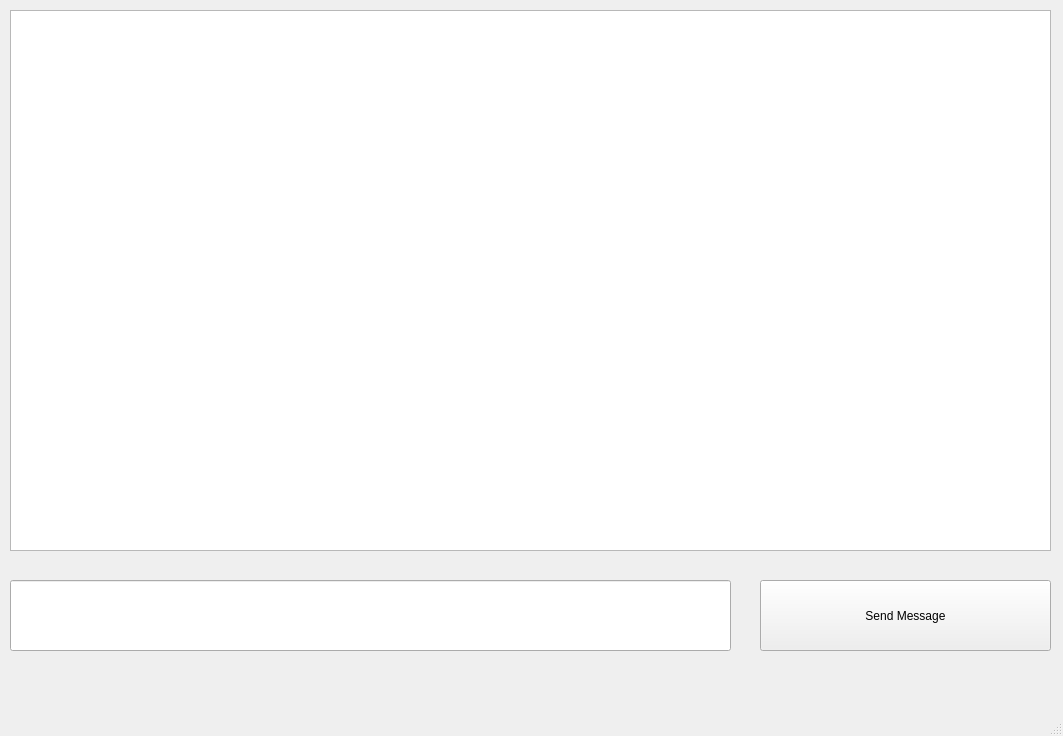
<?xml version="1.0" encoding="UTF-8"?>
<ui version="4.0">
 <class>MainWindow</class>
 <widget class="QMainWindow" name="MainWindow">
  <property name="geometry">
   <rect>
    <x>0</x>
    <y>0</y>
    <width>1063</width>
    <height>736</height>
   </rect>
  </property>
  <property name="windowTitle">
   <string>MainWindow</string>
  </property>
  <widget class="QWidget" name="centralwidget">
   <widget class="QTextEdit" name="textEdit">
    <property name="geometry">
     <rect>
      <x>10</x>
      <y>10</y>
      <width>1041</width>
      <height>541</height>
     </rect>
    </property>
    <property name="styleSheet">
     <string notr="true">font: 18pt &quot;MS Shell Dlg 2&quot;;</string>
    </property>
   </widget>
   <widget class="QLineEdit" name="lineEdit">
    <property name="geometry">
     <rect>
      <x>10</x>
      <y>580</y>
      <width>721</width>
      <height>71</height>
     </rect>
    </property>
    <property name="styleSheet">
     <string notr="true">font: 18pt &quot;MS Shell Dlg 2&quot;;</string>
    </property>
    <property name="text">
     <string/>
    </property>
   </widget>
   <widget class="QPushButton" name="pushButton">
    <property name="geometry">
     <rect>
      <x>760</x>
      <y>580</y>
      <width>291</width>
      <height>71</height>
     </rect>
    </property>
    <property name="styleSheet">
     <string notr="true">font: 75 20pt &quot;MS Shell Dlg 2&quot;;</string>
    </property>
    <property name="text">
     <string>Send Message</string>
    </property>
   </widget>
  </widget>
  <widget class="QMenuBar" name="menubar">
   <property name="geometry">
    <rect>
     <x>0</x>
     <y>0</y>
     <width>1063</width>
     <height>22</height>
    </rect>
   </property>
  </widget>
  <widget class="QStatusBar" name="statusbar"/>
 </widget>
 <resources/>
 <connections/>
</ui>
